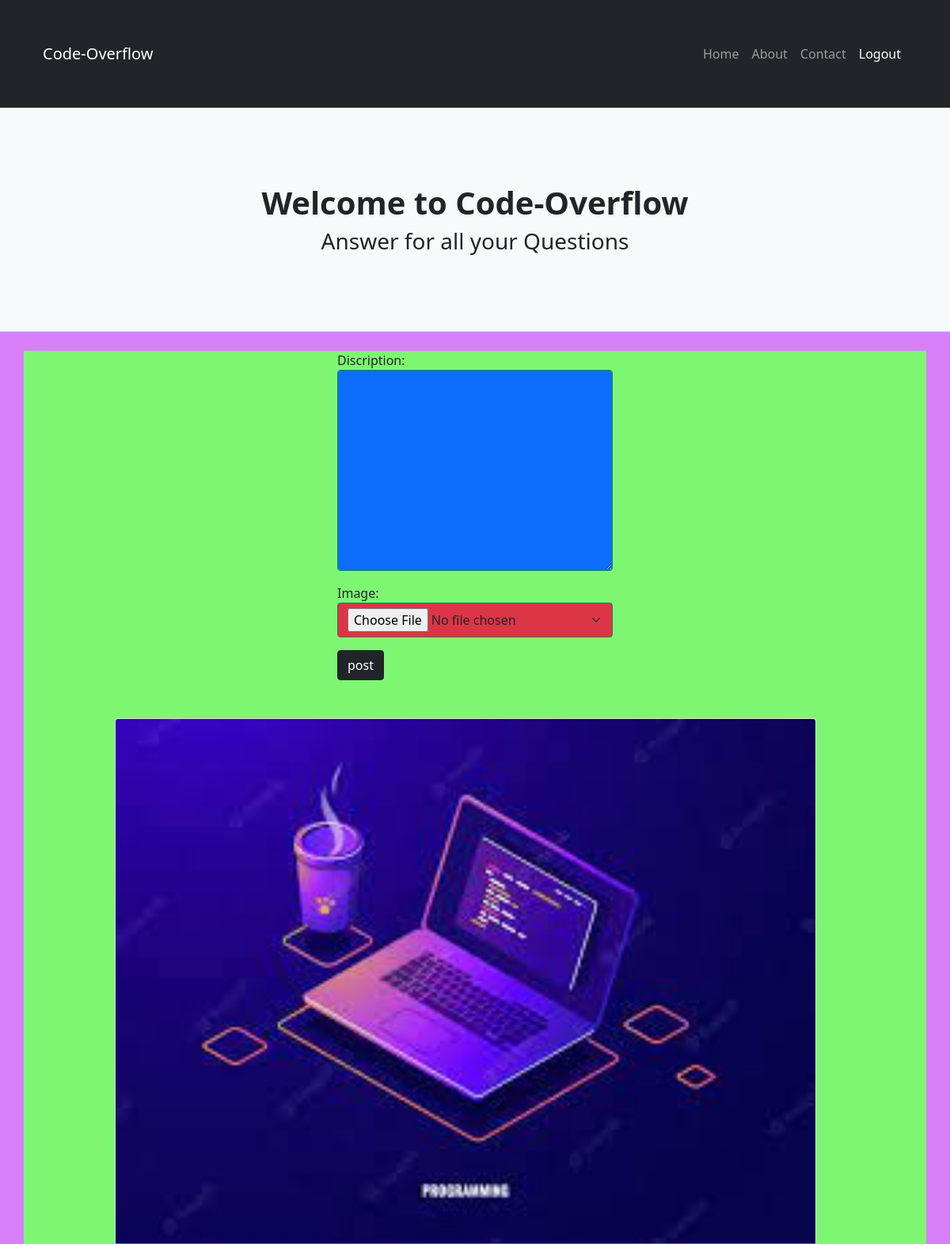
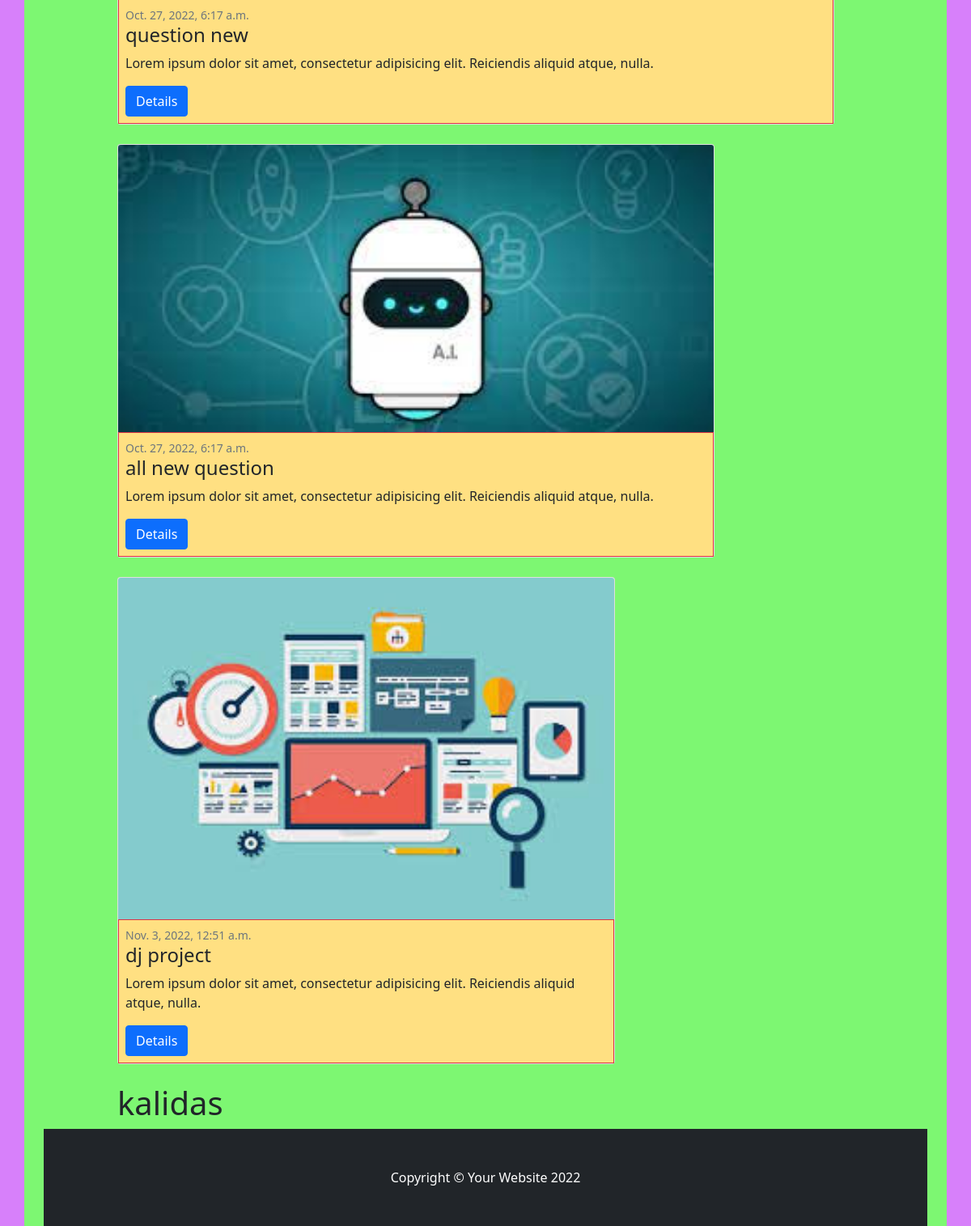
The app's page /index/ (signed in) with its own data (2 pictures, top to bottom).
### api/models.py (models this page shows, shortened)
class Questions(models.Model):
    user=models.ForeignKey(MyUser,on_delete=models.CASCADE)
    discription=models.CharField(max_length=120)
    image=models.ImageField(upload_to="img",null=True,blank=True)
    created_date=models.DateTimeField(auto_now_add=True)
    is_active=models.BooleanField(default=True)

class MyUser(AbstractUser):
    phone=models.CharField(max_length=200)
    profile_pic=models.ImageField(upload_to="profile_pic",null=True)

### api/views.py (the view, shortened to what this page needs)
# urls.py: path('index/',views.IndexView.as_view(),name="index"),
@method_decorator(decs,name="dispatch")
class IndexView(CreateView,ListView):
    template_name="home.html"
    form_class=QuestionForm
    model=Questions
    success_url=reverse_lazy('index')
    context_object_name="questions"
    def get_queryset(self):
        return Questions.objects.all().exclude(user=self.request.user)

### api/forms.py
class QuestionForm(forms.ModelForm):
    class Meta():
        model=Questions
        fields=[
            'discription','image',
        ]
        widgets={
            'discription':forms.Textarea(attrs={'class':"form-control bg-primary border border-success"}),
            'image':forms.FileInput(attrs={'class':'form-select bg-danger border border-success'}),
        }

### api/views.py (called while the page is built)
def signin_required(fn):
    def wrapper(request,*args,**kwargs):
        if not request.user.is_authenticated:
            return redirect('sigin')
        else:
            return fn(request,*args,**kwargs)
    return wrapper

### api/templates/home.html (shortened to what this page needs)
{%extends 'base.html'%}
{%block body_block%}
<div class="container mb-5">
    <div class="row">
        <div class="col-4"></div>
        <div class="col-4">
            <form action="" method="POST" enctype="multipart/form-data">
                {{form.as_p}}
                <input class="btn btn-dark" type="submit" value="post">
            </form>
        </div>
        <div class="col-4"></div>
    </div>
</div>
<div class="row">
    <div class="col-1"></div>
    {%for q in questions%}
    <div class="col-10">
        <div class="card mb-4">
            {%if q.image%}
            <a href="#!"><img style="height:50%" class="card-img-top" src="{{q.image.url}}" alt="..." /></a>
            {%endif%}
            <div class="card-body bg-warning p-2 bg-opacity-50 border border-danger">
                <div class="small text-muted">{{q.created_date}}</div>
                <h2 class="card-title h4">{{q.discription}}</h2>
                <p class="card-text">Lorem ipsum dolor sit amet, consectetur adipisicing elit. Reiciendis aliquid atque, nulla.</p>
                <a class="btn btn-primary" href="{%url 'questiondetail' q.id%}">Details</a>
            </div>
        </div>
        {%endfor%}
    </div>
</div>
<h1>{{request.user}}</h1>
{%endblock%}

### api/templates/base.html (shortened to what this page needs)
<!DOCTYPE html>
{%load static%}
<html lang="en">
    <head>
<link href="https://cdn.jsdelivr.net/npm/bootstrap@5.2.2/dist/css/bootstrap.min.css" rel="stylesheet">
        <link href="{%static 'css/styles.css'%}" rel="stylesheet" />
    </head>
    <body style="background-color: rgb(215, 128, 250);">
        <nav class="py-5 bg-dark navbar navbar-expand-lg navbar-dark bg-dark">
            <div class="container">
                <a class="navbar-brand" href="{%url 'index'%}">Code-Overflow</a>
                <div class="collapse navbar-collapse" id="navbarSupportedContent">
                    <ul class="navbar-nav ms-auto mb-2 mb-lg-0">
                        <li class="nav-item"><a class="nav-link" href="#">Home</a></li>
                        <li class="nav-item"><a class="nav-link" href="#!">About</a></li>
                        <li class="nav-item"><a class="nav-link" href="#!">Contact</a></li>
                        <li class="nav-item"><a class="nav-link active" aria-current="page" href="{%url 'logout'%}">Logout</a></li>
                    </ul>
                </div>
            </div>
        </nav>
        <header class="py-5 bg-light border-bottom mb-4">
            <div class="container ">
                <div  class="text-center my-5">
                    <h1 class="fw-bolder">Welcome to Code-Overflow</h1>
                    <p class="lead mb-0"><h3>Answer for all your Questions</h3></p>
                </div>
            </div>
        </header>
        <div style="background-color:rgb(125, 247, 114);" class="container">
            <div class="row">
                {%block body_block%}
                {%endblock%}
                </div>
            </div>
        </div>
        <footer class="py-5 bg-dark">
            <div class="container"><p class="m-0 text-center text-white">Copyright &copy; Your Website 2022</p></div>
        </footer>
    </body>
</html>

### records on screen
Questions: image (picture), created_date "Oct. 27, 2022, 6:17 a.m.", discription "question new"
Questions: image (picture), created_date "Oct. 27, 2022, 6:17 a.m.", discription "all new question"
Questions: image (picture), created_date "Nov. 3, 2022, 12:51 a.m.", discription "dj project"
MyUser: user "kalidas"
